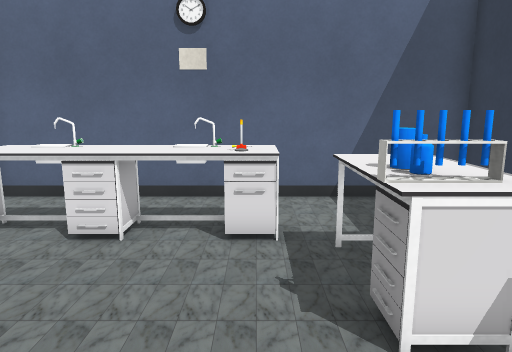
View 1 (above)

12 first-person views from a walk through a scene from a Unity 3-D project. The camera is 1.3 m above the floor, tilts 10° down and sees 70° across. The floor is counted in squares, 0.5 m on a side. Each view is taken from the middle of a square. On the plan, view 1 faces up. The plan holds only what a view shows up to about 20 squares ahead; the rest is blank. The player is left out. Door leaves are left out, so doorways stand open. Some surface patterns are stand-ins.

View 2
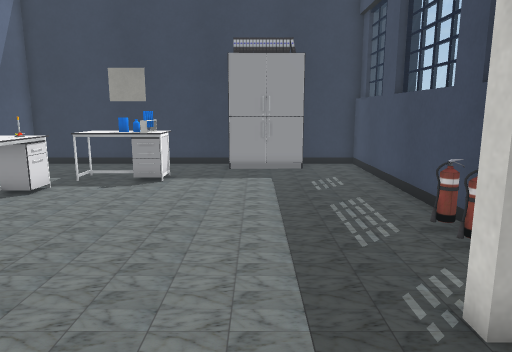

View 3
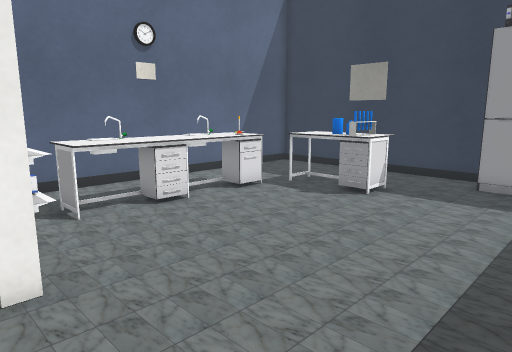

View 4
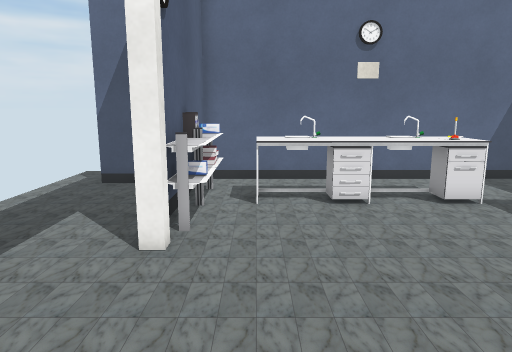

View 5
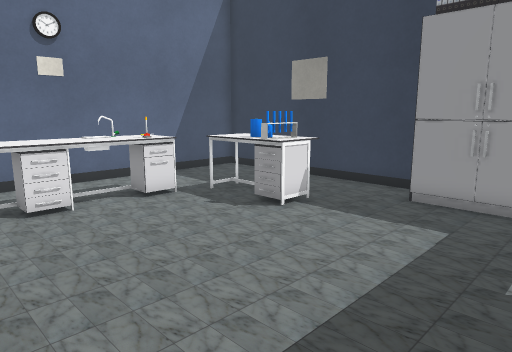

View 6
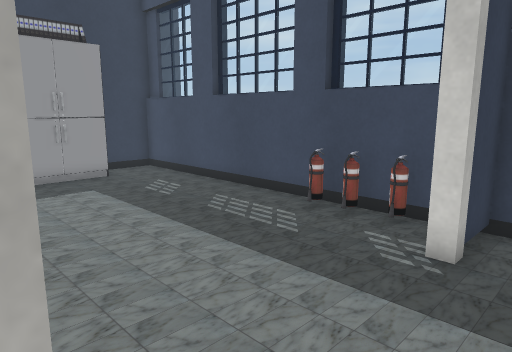

View 7
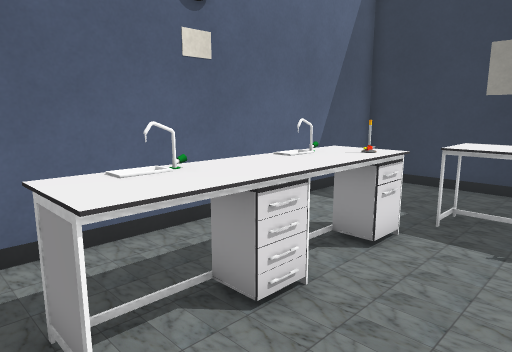

View 8
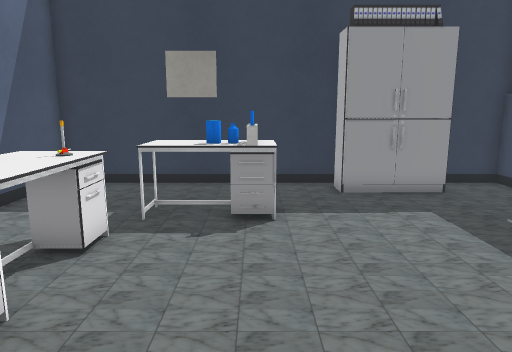

View 9
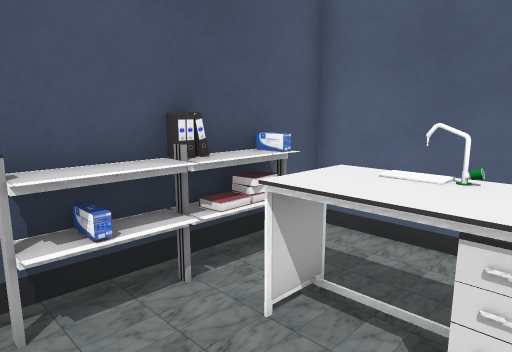

View 10
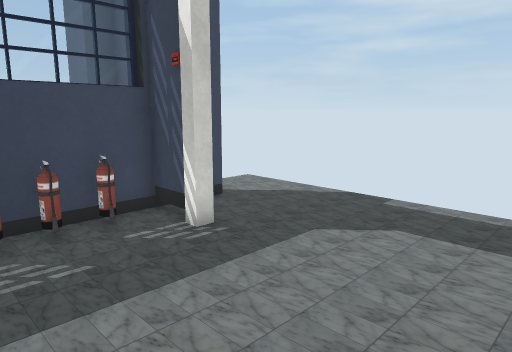

View 11
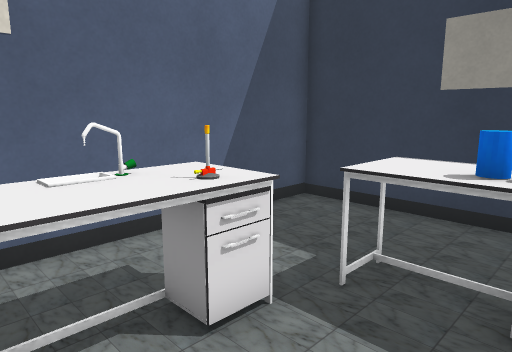

View 12
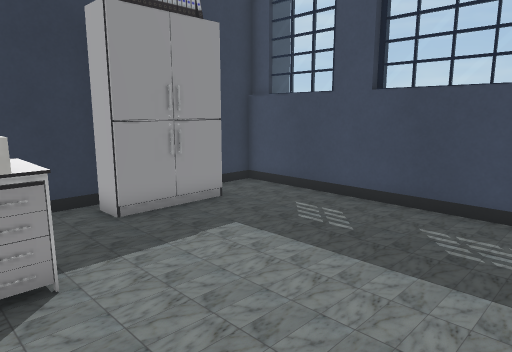

### Floor plan
Points are (right, up) in squares from view 1. A wall is a line through its corners. A room is listed if a view was taken in it or the views show most of it. See-through windows are left out.
Room 1 (views 1, 4, 5, 7, 8, 9, 10, 11, 12)
walls: (-7.7, 4) (-7.7, 3.6); (-8, 5.5) (-8, 4.6); (6.3, 0.9) (6.3, 11) (-8, 11) (-8, 9.4); (-2.1, -5.2) (-0.1, -5.2); (0.6, -5.2) (1.3, -5.2); (-7.7, -2.6) (-7.7, -3.1); (-4.4, -5.2) (-3.9, -5.2); (-8, -3.4) (-8, -4.9) (6.3, -4.9) (6.3, -2.4); (-6.9, -5.2) (-4.6, -5.2)
ways out: open door at (-8, 0.5) to room 2
objects: other object (-8, 5) to (-7, 8); other object (-8, 9) to (-7, 9); fire extinguisher (-6, -4); table (-6, 7) to (0, 9); fire extinguisher (-5, -4); fire extinguisher (-4, -4); table (1, 4) to (3, 7); bottle (2, 5); closet (5, -2) to (6, 1)
Room 2 (views 2, 3, 6)
walls: (-10.4, 10.2) (-11.7, 10.2); (-10.4, -4.9) (-8.2, -4.9) (-8.2, -2.6)
ways out: open door at (-8, 0.5) to room 1
objects: other object (-8, 7)

Where each view was taken, in squares from view 1:
view 1: 0 up, 0 right, facing up
view 2: 0 up, 12 left, facing right
view 3: 2 down, 9 left, facing up-right
view 4: 3 down, 6 left, facing up
view 5: 3 down, 6 left, facing up-right
view 6: 4 up, 10 left, facing down-right
view 7: 4 up, 7 left, facing up-right
view 8: 4 up, 7 left, facing right
view 9: 4 up, 3 left, facing up-left
view 10: 4 up, 3 left, facing down-left
view 11: 4 up, 3 left, facing up-right
view 12: 5 up, 4 left, facing down-right
